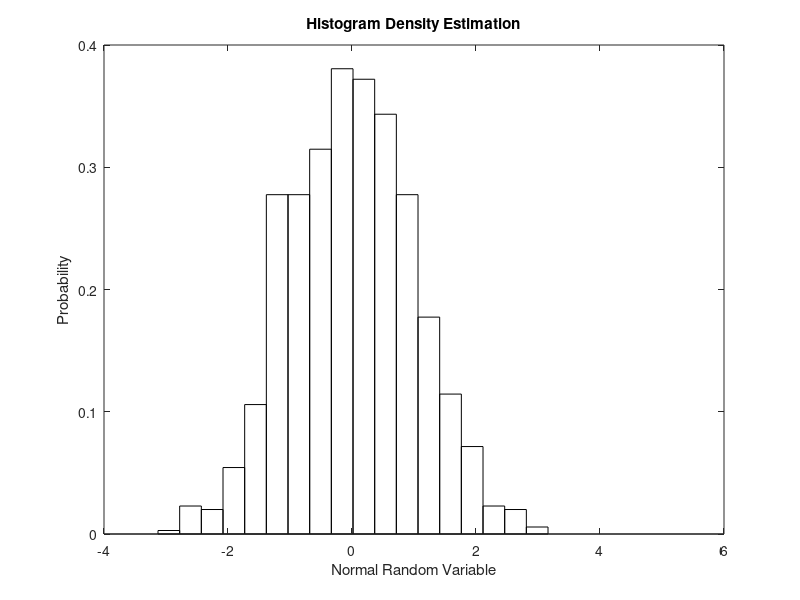
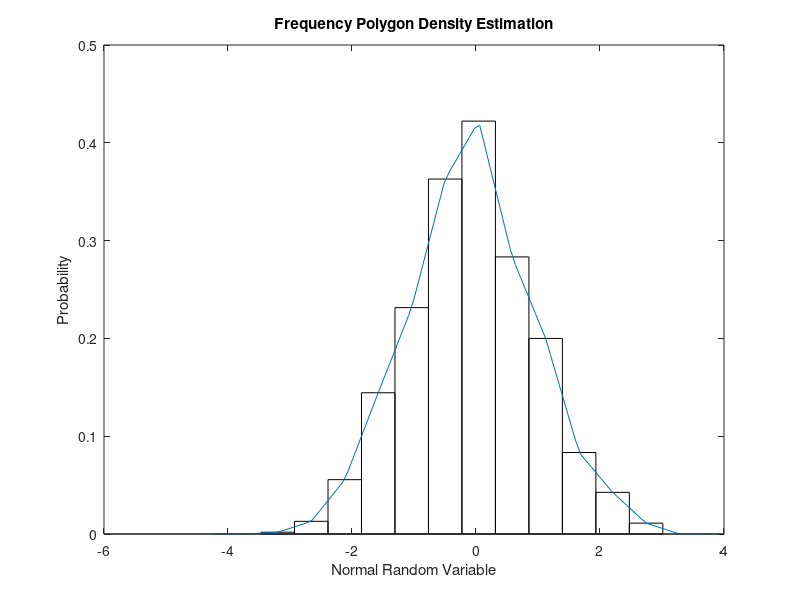
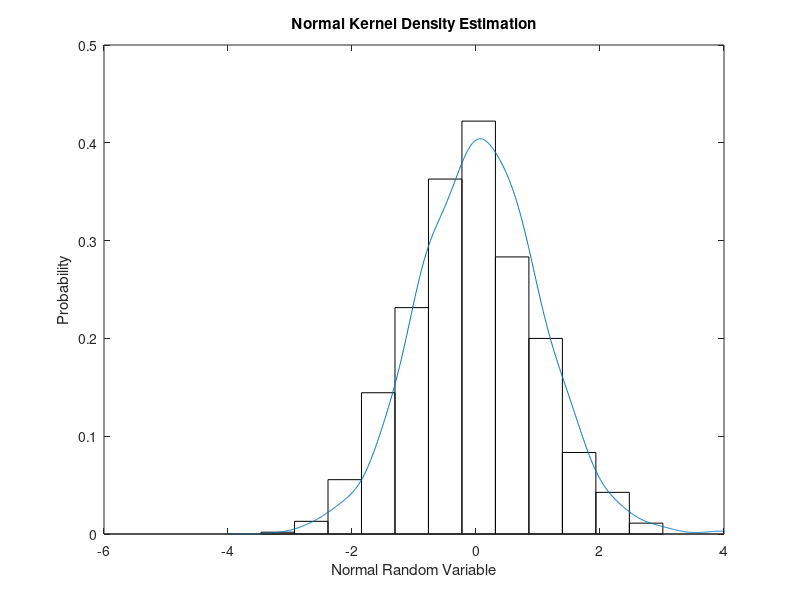

Source code (MATLAB) for these figures, in order:
% generate data set
n = 1000;
data = randn(1,n);
% monte carlo trials
M = 100;
xo = 0;
MSEHIST = zeros(1,M); MSEFREQ = zeros(1,M); MSEKER = zeros(1,M);

%%%%%%%%%%%%%%%%%%%%%%%%%%%%%%%%%%%%%%%%%%%%%%%%%%%%%%%%%%%%%%%%%%%%%%%%%%%
% HISTOGRAM %
for i = 1:M
    % generate dataset
    data = randn(1,n);
    % Use Normal Reference Rule for bin width.
    h = 3.5*std(data)*n^(-1/3);
    % Get the bin mesh. Put some extra space on the ends.
    t0 = min(data) - 1;
    tm = max(data) + 1;
    rng = tm - t0;
    nbin = ceil(rng/h);
    bins = t0:h:(nbin*h + t0);
    % Get the bin counts vk.
    vk = histc(data,bins);
    
    % Normalize to make it a bona fide density.
    fhathist = vk/(n*h);
    fhathist(end) = [];
    
    % To plot this, use bar with the bin centers.
    tm = max(bins);
    bc = (t0+h/2):h:(tm-h/2);
    
    % calculate MSE
    % Now return an estimate at a point xo.
    % Find all of the bin centers less than xo.
    ind = find(bc < xo);
    % xo should be between these two bin centers.
    b1 = bc(ind(end));
    b2 = bc(ind(end)+1);
    % Put it in the closer bin.
    if (xo-b1) < (b2-xo)   % then put it in the 1st bin
        fhathist0 = vk(ind(end))/(n*h);
    else
        fhathist0 = vk(ind(end)+1)/(n*h);
    end
    MSEHIST(i) = (fhathist0 - normpdf(xo))^2;
end
MSEHIST = mean(MSEHIST);
figure(1)
bar(bc,fhathist,1,'w')
xlabel('Normal Random Variable')
ylabel('Probability')
title('Histogram Density Estimation')

%%%%%%%%%%%%%%%%%%%%%%%%%%%%%%%%%%%%%%%%%%%%%%%%%%%%%%%%%%%%%%%%%%%%%%%%%%%
% FREQUENCY POLYGON %
for i = 1:M
    % generate dataset
    data = randn(1,n);
    % Use Normal Reference Rule for bin width
    % of frequency polygon.
    h = 2.15*sqrt(var(data))*n^(-1/5);
    t0 = min(data)-1;
    tm = max(data)+1;
    bins = t0:h:tm;
    vk = histc(data,bins);
    vk(end) = [];
    fhatfreq = vk/(n*h);
    
    % For freq polygon, get the bin centers, with empty
    % bin center on each end.
    bc2=(t0-h/2):h:(tm+h/2);
    binh = [0 fhatfreq 0];
    % Use linear interpolation between bin centers
    % get the interpolated values at x.
    xinterp = linspace(min(bc2),max(bc2));
    fp = interp1(bc2, binh, xinterp);
    % to plot this, use bar with the bin centers
    tm = max(bins);
    bc = (t0+h/2):h:(tm-h/2);
    
    % calculate MSE
    % Now return an estimate at a point xo.
    % Find all of the bin centers less than xo.
    ind = find(bc < xo);
    % xo should be between these two bin centers.
    b1 = bc(ind(end));
    b2 = bc(ind(end)+1);
    % Put it in the closer bin.
    if (xo-b1) < (b2-xo)   % then put it in the 1st bin
        fhatfreq0 = vk(ind(end))/(n*h);
    else
        fhatfreq0 = vk(ind(end)+1)/(n*h);
    end
    MSEFREQ(i) = (fhatfreq0 - normpdf(xo))^2;
end
MSEFREQ = mean(MSEFREQ);
figure(2)
bar(bc,fhatfreq,1,'w')
hold on
plot(xinterp,fp)
hold off
xlabel('Normal Random Variable')
ylabel('Probability')
title('Frequency Polygon Density Estimation')

%%%%%%%%%%%%%%%%%%%%%%%%%%%%%%%%%%%%%%%%%%%%%%%%%%%%%%%%%%%%%%%%%%%%%%%%%%%
% NORMAL KERNERL %

% choose an appropriate domain
x = linspace(-4,4,1000); % domain

% find the index for x = x0 = 5
x0ind = find(x>-0.999 & x<0.009);

for j = 1:M
    % initialize vector for estimated pdf
    fhatker = zeros(size(x));
    % sample from normal
    data = randn(1,n);
    % choose smoothing parameter
    h = 1.06*std(data)*n^(-1/5);
    
    % evaluate using the normal kernel for each data point
    % at all x in the domain
    for i=1:n
        % get each kernel function evaluated at x
        % centered at data and weighted by h
        f=exp(-(1/(2*h^2))*(x-data(i)).^2)/sqrt(2*pi)/h;
        % add each ith average f vector to get estimate pdf height
        fhatker = fhatker+f/(n);
    end
    % Calculate the expected value of the MSE for x = x0, normal kernel
    MSEKER(j) = mean((normpdf(xo)-fhatker(x0ind)).^2);
end
MSEKER = mean(MSEKER);

figure(3)
bar(bc,fhatfreq,1,'w')
hold on
plot(x,fhatker)
xlabel('Normal Random Variable')
ylabel('Probability')
title('Normal Kernel Density Estimation')
hold off
